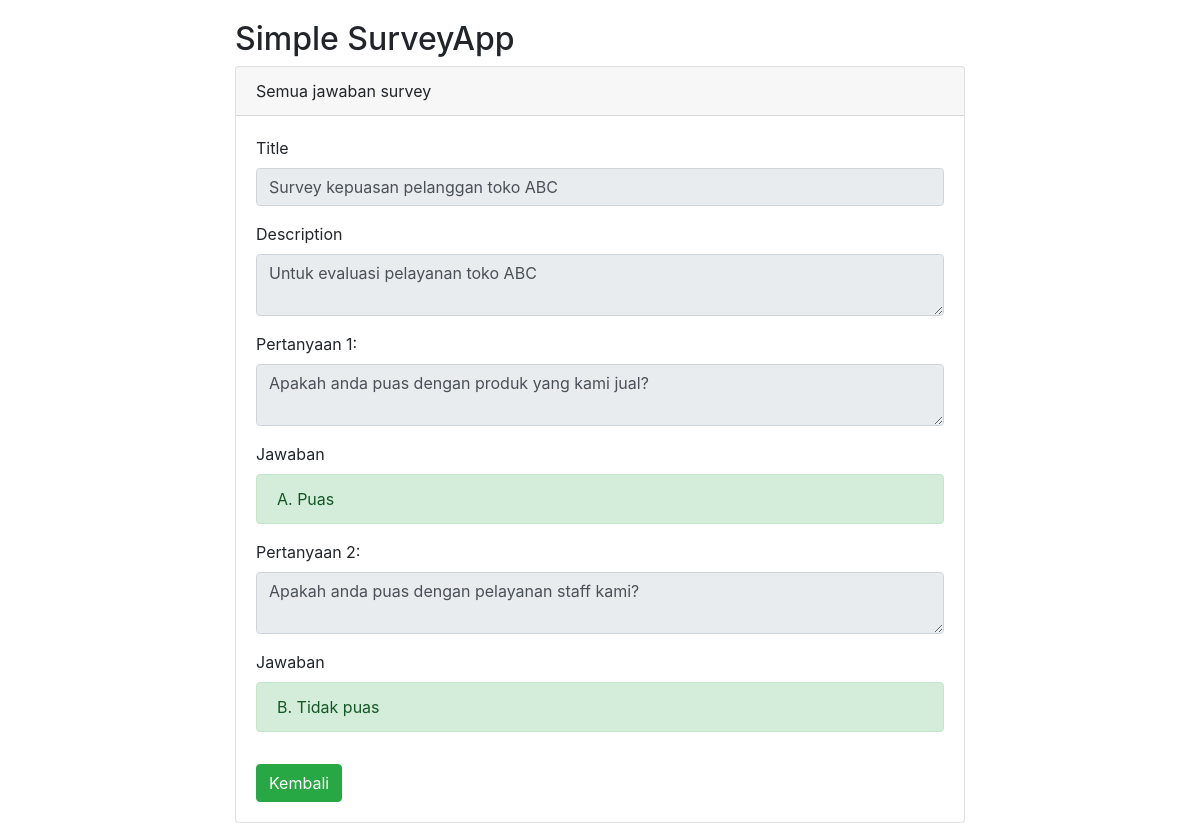
/survey/all-answer-survey.php?id=30, run on the app's committed database.
### tables this page shows
CREATE TABLE `survey` (
  `id` int(11) NOT NULL,
  `title` varchar(255) NOT NULL,
  `description` text NOT NULL,
  `created_at` datetime NOT NULL DEFAULT CURRENT_TIMESTAMP,
  `updated_at` datetime NOT NULL DEFAULT CURRENT_TIMESTAMP
);

CREATE TABLE `questions` (
  `id` int(11) NOT NULL,
  `survey_id` int(11) NOT NULL,
  `question` text NOT NULL,
  `created_at` datetime DEFAULT CURRENT_TIMESTAMP,
  `updated_at` datetime DEFAULT CURRENT_TIMESTAMP ON UPDATE CURRENT_TIMESTAMP
);

CREATE TABLE `answers` (
  `id` int(11) NOT NULL,
  `response_id` int(11) NOT NULL,
  `question_id` int(11) NOT NULL,
  `answer` text NOT NULL,
  `created_at` datetime DEFAULT CURRENT_TIMESTAMP,
  `updated_at` datetime DEFAULT CURRENT_TIMESTAMP ON UPDATE CURRENT_TIMESTAMP
);

### survey/all-answer-survey.php (the view, shortened to what this page needs)
<?php
$id = $_GET['id'];
$querySurvey = "SELECT * FROM survey WHERE id = $id LIMIT 1";
$resultSurvey = mysqli_query($connection, $querySurvey);
$survey = mysqli_fetch_array($resultSurvey);
$queryQuestions = "SELECT * FROM questions WHERE survey_id = $id";
$resultQuestions = mysqli_query($connection, $queryQuestions);
?>
<!doctype html>
<html lang="en">
<head>
    <link rel="stylesheet" href="https://stackpath.bootstrapcdn.com/bootstrap/4.4.1/css/bootstrap.min.css">
</head>
<body>
    <div class="container" style="margin-top: 20px">
        <div class="row">
            <div class="col-md-8 offset-md-2">
                <h2>Simple SurveyApp</h2>
                <div class="card">
                    <div class="card-header">
                        Semua jawaban survey
                    </div>
                    <div class="card-body">
                        <div class="form-group">
                            <label>Title</label>
                            <input type="text" name="title" value="<?= htmlspecialchars($survey['title']) ?>" readonly class="form-control">
                        </div>
                        <div class="form-group">
                            <label>Description</label>
                            <textarea class="form-control" name="description" readonly rows="2"><?= htmlspecialchars($survey['description']) ?></textarea>
                        </div>
                        <?php $index = 1 ?>
                        <?php while ($question = mysqli_fetch_array($resultQuestions)) : ?>
                            <div class="form-group">
                                <label>Pertanyaan <?= $index++ ?>:</label>
                                <textarea class="form-control" readonly rows="2"><?= htmlspecialchars($question['question']) ?></textarea>
                            </div>
                            <?php
                            $questionId = $question['id'];
                            $queryOptions = "SELECT * FROM answers WHERE question_id = $questionId";
                            $resultOptions = mysqli_query($connection, $queryOptions);
                            ?>
                            <label>Jawaban</label>
                            <div class="form-group">
                                <?php while ($answer = mysqli_fetch_array($resultOptions)) : ?>
                                    <div class="alert alert-success"><?= htmlspecialchars($answer['answer']) ?></div>
                                <?php endwhile; ?>
                            </div>
                        <?php endwhile; ?>
                        <a href="/app-survey/index.php" class="btn btn-success mt-3">Kembali</a>
                    </div>
                </div>
            </div>
        </div>
    </div>
</body>
</html>

### data on the page
survey: title "Survey kepuasan pelanggan toko ABC", description "Untuk evaluasi pelayanan toko ABC"
questions: question "Apakah anda puas dengan produk yang kami jual?"
answers: answer "A. Puas"
questions: question "Apakah anda puas dengan pelayanan staff kami?"
answers: answer "B. Tidak puas"
